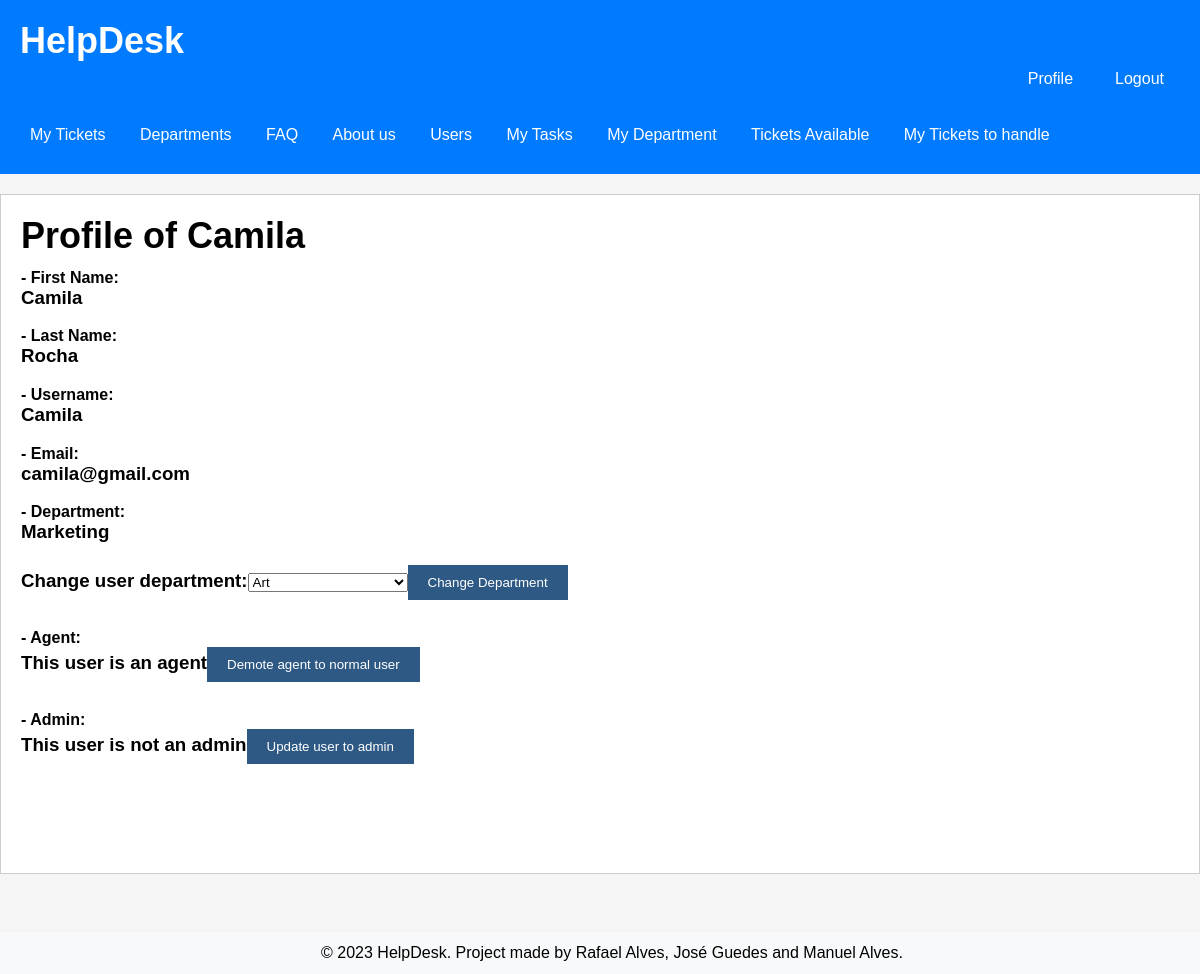
The app's page /pages/userprofile.php?id=8 (signed in), older data.
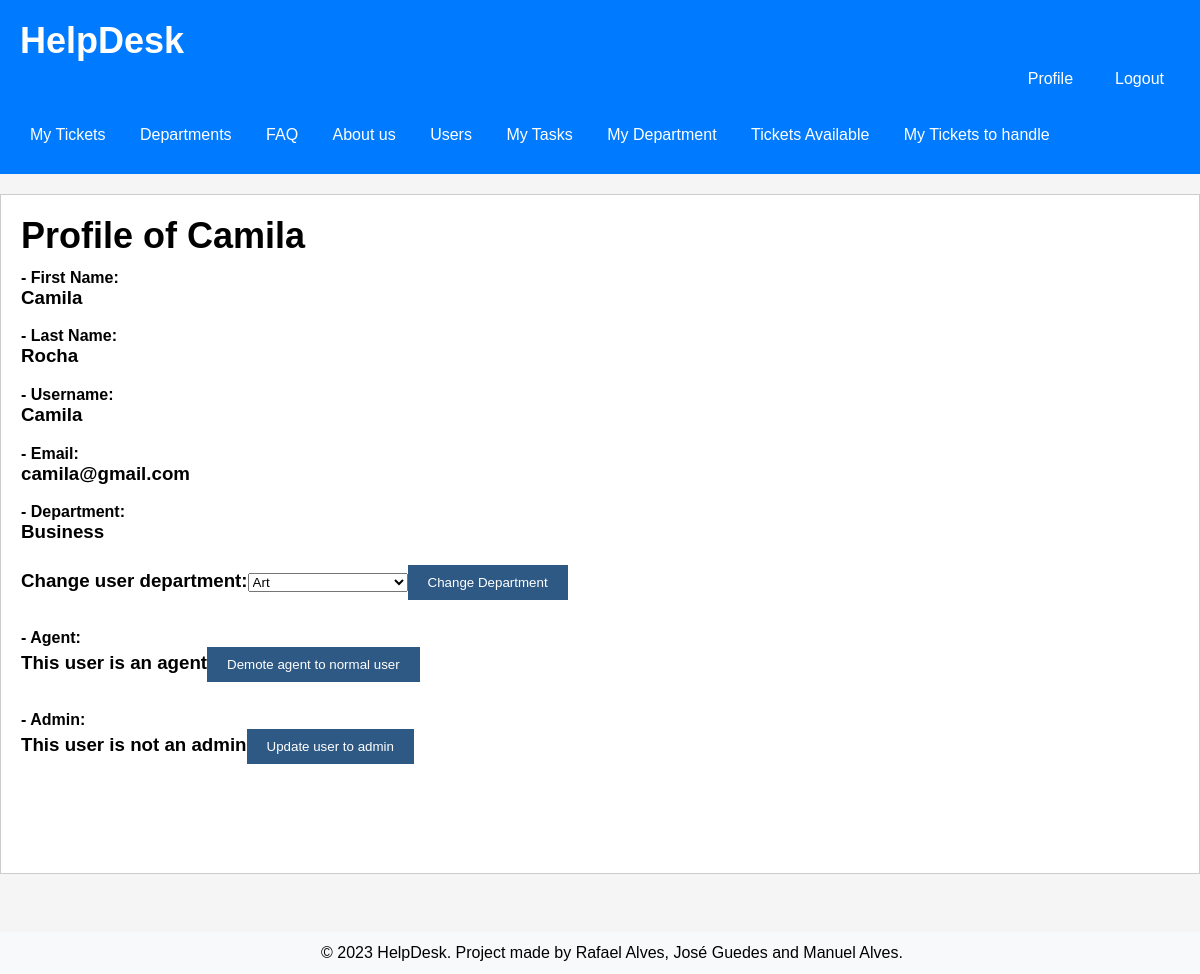
The same page, newer data.
### tables this page shows
CREATE TABLE Department (
    id INTEGER PRIMARY KEY AUTOINCREMENT,
    name varchar(255) NOT NULL UNIQUE,
    created_at TIMESTAMP NOT NULL DEFAULT CURRENT_TIMESTAMP
);

### database/department.class.php (called while the page is built, shortened)
<?php
  class Department {
    static function getAll(PDO $db){
      $stmt = $db->prepare('
        SELECT id, name
        FROM Department
        ORDER by name ASC
      ');
      $stmt->execute();
      $row = $stmt->fetchAll(PDO::FETCH_ASSOC);
      return $row;
    }
    static function getName($id) {
      global $dbh;
      try {
        $stmt = $dbh->prepare('SELECT name FROM Department WHERE id = ?');
        $stmt->execute(array($id));
        if($row = $stmt->fetch()){
          return $row['name'];
        }
      }catch(PDOException $e) {
        return -1;
      }
    }
  }
?>

### pages/userprofile.php (the view, shortened to what this page needs)
<?php
    require_once(__DIR__ . '/../templates/header.tpl.php');
    require_once(__DIR__ . '/../templates/footer.tpl.php');
    include_once("../database/department.class.php");
    $depart = Department::getName($_SESSION['userinf']['id_department']);
?>
<h1>Profile of <?php echo htmlentities($_SESSION['userinf']['username']) ?></h1>
<label>- First Name:</label>
<h3><?php echo htmlentities($_SESSION['userinf']['firstName']) ?></h3>
<label>- Last Name:</label>
<h3><?php echo htmlentities($_SESSION['userinf']['lastName']) ?></h3>
<label>- Username:</label>
<h3><?php echo htmlentities($_SESSION['userinf']['username']) ?></h3>
<label>- Email:</label>
<h3><?php echo htmlentities($_SESSION['userinf']['email']) ?></h3>
<label>- Department:</label>
<?php
if(($_SESSION['userinf']['is_agent'] == true || $_SESSION['userinf']['is_admin'] == true) && $_SESSION['userinf']['id_department'] != null){
?>
<h3><?php echo htmlentities($depart) ?>
<br>
<br>
<?php
if ($_SESSION['userinf']['is_agent'] == true || $_SESSION['userinf']['is_admin'] == true) {
    $departments = Department::getAll($dbh);
    echo '<label>Change user department:</label>';
    echo '<select id="departmentSelect">';
    foreach ($departments as $department) {
        echo '<option value="' . $department['id'] . '">' . $department['name'] . '</option>';
    }
    echo '</select>';
    echo '<button onclick=updateDepartment()>Change Department</button>';
}
?>
</h3>
<?php }else if (($_SESSION['userinf']['is_agent'] == true || $_SESSION['userinf']['is_admin'] == true) && $_SESSION['userinf']['id_department'] == null){?>
<h3>
<?php
echo htmlentities("This user doesn't have a department");?><br>
<?php
$departments = Department::getAll($dbh);
echo '<label>Change user department:</label>';
echo '<select id="departmentSelect">';
foreach ($departments as $department) {
    echo '<option value="' . $department['id'] . '">' . $department['name'] . '</option>';
}
echo '</select>';
echo '<button onclick=updateDepartment()>Change Department</button>';
?></h3>
<?php }?>
<label>- Agent:</label>
<h3>
<?php
if($_SESSION['userinf']['is_agent']==true){
    echo htmlentities("This user is an agent");
}else{
    echo htmlentities("This user is not an agent");
}
if($_SESSION['userinf']['is_agent']==false){
    echo '<button onclick="updateUserToAgent()">Update user to agent</button>';
}else if($_SESSION['userinf']['is_agent']==true && $_SESSION['userinf']['is_admin']==false){
    echo '<button onclick="updateUserFromAgent()">Demote agent to normal user</button>';
}
?></h3>
<label>- Admin:</label>
<h3>
<?php if($_SESSION['userinf']['is_admin']==true){
    echo htmlentities("This user is an admin");
}else{
    echo htmlentities("This user is not an admin");
}
if($_SESSION['userinf']['is_admin']==false){
    echo '<button onclick="updateUserToAdmin()">Update user to admin</button>';
}
?></h3>

Row changes from the older to the newer data that the page shows:
no longer on this page (row edited): department: name "Marketing"
now on this page (row edited): department: name "Business"
